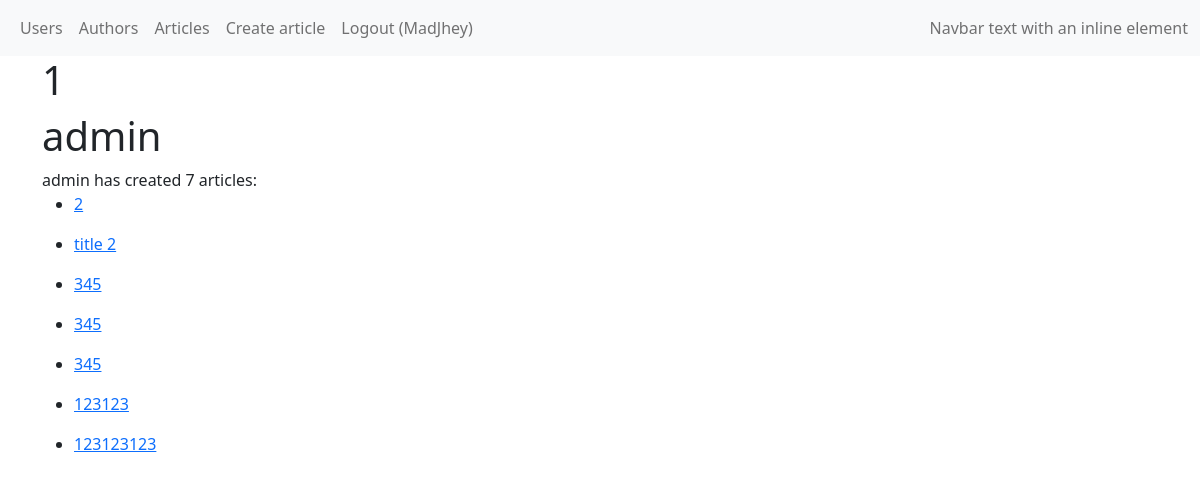
The page /users/1 (signed in) on the database its author committed.
### blog/models/user.py (models this page shows, shortened)
class User(db.Model, UserMixin):
    __tablename__ = 'users'
    id = db.Column(db.Integer, primary_key=True)
    is_stuff = db.Column(db.Boolean)
    username = db.Column(db.String(255), unique=True, nullable=False)
    first_name = db.Column(db.String(255))
    last_name = db.Column(db.String(255))
    password = db.Column(db.String(255))
    email = db.Column(db.String(255), default="", server_default="")
    author = relationship('Author', uselist=False, back_populates='user')

### blog/models/article.py (models this page shows, shortened)
class Article(db.Model):
    __tablename__ = 'articles'
    id = db.Column(db.Integer, primary_key=True)
    author_id = db.Column(db.Integer, ForeignKey('authors.id'), nullable=False)
    title = db.Column(db.String(255))
    text = db.Column(db.String)
    created_at = db.Column(db.DateTime, default=datetime.utcnow)
    updated_at = db.Column(db.DateTime, default=datetime.utcnow, onupdate=datetime.utcnow)
    author = relationship('Author', back_populates='article')
    tag = relationship(
        "Tag",
        secondary=article_tag_association_table,
        back_populates="article",
    )

### blog/user/views.py (the view)
@user.route('/<int:pk>')
@login_required
def get_user(pk: int):
    selected_user = User.query.filter_by(id=pk).one_or_none()
    if not selected_user:
        raise NotFound(f'User id {pk} not found')
    return render_template(
        'users/details.html',
        user=selected_user,
    )

### blog/app.py (called while the page is built)
def register_extensions(app):
    db.init_app(app)
    migrate.init_app(app, db, compare_type=True)
    csrf.init_app(app)
    admin.init_app(app)
    login_manager.login_view = 'auth.login'
    login_manager.init_app(app)
    @login_manager.user_loader
    def load_user(user_id):
        return User.query.get(int(user_id))
    @app.route('/favicon.ico')
    def favicon():
        return send_from_directory(os.path.join(app.root_path, 'static'), 'favicon.ico',
                                   mimetype='image/vnd.microsoft.icon')

### blog/templates/users/details.html (shortened to what this page needs)
{% extends 'base.html' %}
{% block body %}
<h1> {{ user.id }} </h1>
<h1> {{ user.username }} </h1>
{{ user.username }} has created {{ user.author.article|length }} articles:
{% for article in user.author.article %}
<ul>
    <li>
        <a href="{{ url_for('article.get_article', pk=article.id) }}">
            {{ article.title }}
        </a>
    </li>
</ul>
{% endfor %}
{% endblock %}

### blog/templates/navbar.html (shortened to what this page needs)
<nav class="navbar navbar-expand-lg navbar-light bg-light">
    <div class="container-fluid">
        <div class="collapse navbar-collapse" id="navbarText">
            <ul class="navbar-nav me-auto mb-2 mb-lg-0">
                <li class="nav-item">
                    <a class="nav-link" href="{{ url_for('user.user_list')}}">Users</a>
                </li>
                <li class="nav-item">
                    <a class="nav-link" href="{{ url_for('author.author_list')}}">Authors</a>
                </li>
                <li class="nav-item">
                    <a class="nav-link" href="{{ url_for('article.article_list')}}">Articles</a>
                </li>
                {% if current_user.is_authenticated %}
                    <li class="nav-item">
                        <a class="nav-link" href="{{ url_for('article.create_article_form') }}">Create article</a>
                    </li>
                    <li class="nav-item">
                        <a class="nav-link" href="{{ url_for('auth.logout') }}">Logout ({{ current_user.username }})</a>
                    </li>
                {% endif %}
            </ul>
            <span class="navbar-text">
        Navbar text with an inline element
      </span>
        </div>
    </div>
</nav>

### rows shown on the page
User: username "MadJhey"
User: id "1", username "admin"
Article: title "2"
Article: title "title 2"
Article: title "345"
Article: title "345"
Article: title "345"
Article: title "123123"
Article: title "123123123"

### other values the page prints
{{ user.author.article|length }} "7"
